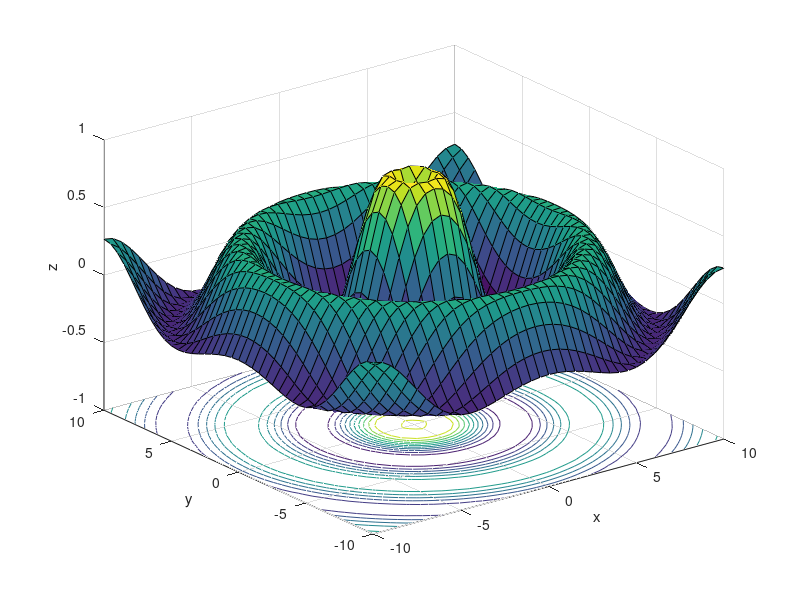

Here is the MATLAB script that generated this plot:
x = -10:0.5:10;
y = -10:0.5:10;
[X,Y] = meshgrid(x,y);
Z = sin(sqrt(X.^2+Y.^2))./sqrt(sqrt(X.^2+Y.^2));
surfc(X,Y,Z)
xlabel('x')
ylabel('y')
zlabel('z')